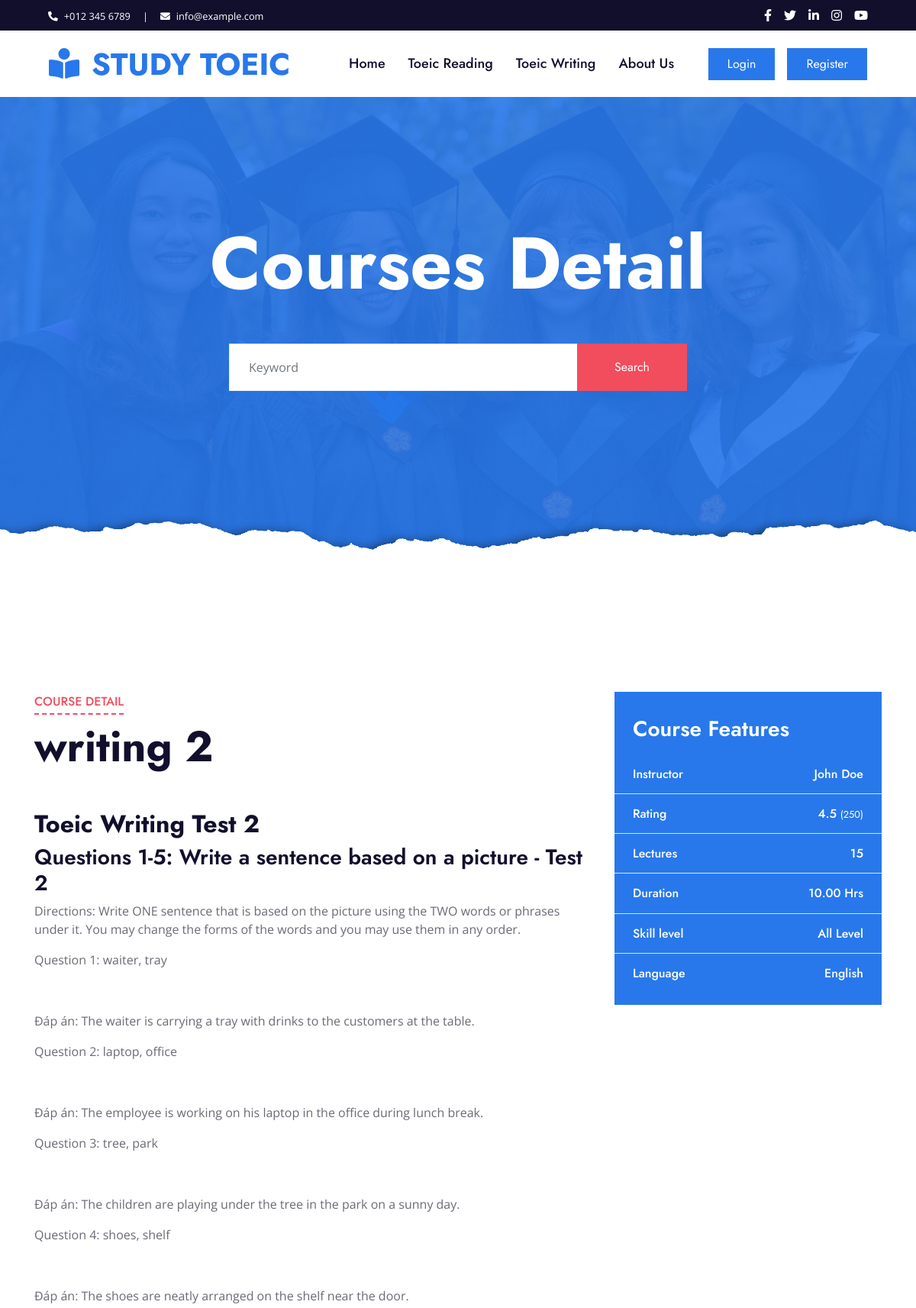
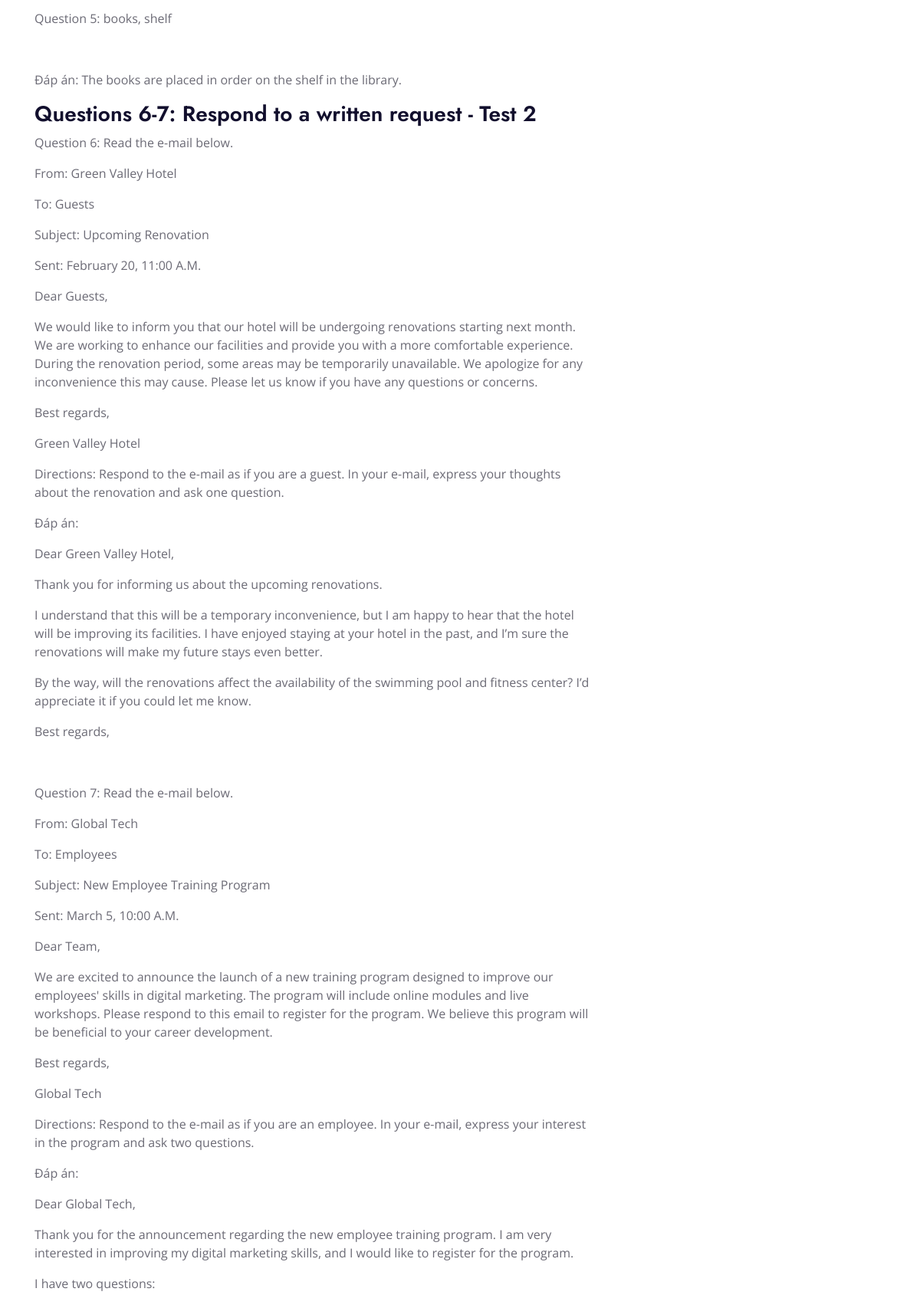
Screenshot of /post_details.php?id=8 (upper part) with the database file from the repository (2 pictures, top to bottom).
### tables this page shows
CREATE TABLE `documents` (
  `id` int NOT NULL AUTO_INCREMENT,
  `category_id` int NOT NULL,
  `name` varchar(500) DEFAULT NULL,
  `content` longtext,
  `file_name` varchar(500) DEFAULT NULL,
  `thumbnail` varchar(500) DEFAULT NULL,
  `created_at` datetime DEFAULT CURRENT_TIMESTAMP,
  PRIMARY KEY (`id`)
);

### db/Database.php (called while the page is built, shortened)
<?php
class Database
{
    public $host = DB_HOST;
    public $user = DB_USER;
    public $pass = DB_PASSWORD;
    public $dbname = DB_NAME;
    public $link;
    private function connectDB(){
        $this->link = new mysqli($this->host, $this->user, $this->pass, $this->dbname);
    }
    public function select($query){
        $result = $this->link->query($query) or die($this->link->error.__LINE__);
        if ($result->num_rows > 0){
            return $result;
        } else{
            return false;
        }
    }
}

### post_details.php (the view, shortened to what this page needs)
<?php include "includes/header.php"?>
<?php
    if (!isset($_GET['id']) || $_GET['id'] == NULL){
        header("location:index.php");
    }else{
        $id = $_GET['id'];
        $query = "SELECT * FROM documents WHERE id = $id";
        $getpost = $db->select($query);
        $post = $getpost->fetch_assoc();
    }
?>
    <div class="container-fluid py-5">
        <div class="container py-5">
            <div class="row">
                <div class="col-lg-8">
                    <div class="mb-5">
                        <div class="section-title position-relative mb-5">
                            <h6 class="d-inline-block position-relative text-secondary text-uppercase pb-2">Course Detail</h6>
                            <h1 class="display-4"><?php echo $post['name'] ?></h1>
                        </div>
                        <?php echo $post['content'] ?>
                    </div>
               </div>
                <div class="col-lg-4 mt-5 mt-lg-0">
                    <div class="bg-primary mb-5 py-3">
                        <h3 class="text-white py-3 px-4 m-0">Course Features</h3>
                        <div class="d-flex justify-content-between border-bottom px-4">
                            <h6 class="text-white my-3">Instructor</h6>
                            <h6 class="text-white my-3">John Doe</h6>
                        </div>
                        <div class="d-flex justify-content-between border-bottom px-4">
                            <h6 class="text-white my-3">Rating</h6>
                            <h6 class="text-white my-3">4.5 <small>(250)</small></h6>
                        </div>
                        <div class="d-flex justify-content-between border-bottom px-4">
                            <h6 class="text-white my-3">Lectures</h6>
                            <h6 class="text-white my-3">15</h6>
                        </div>
                        <div class="d-flex justify-content-between border-bottom px-4">
                            <h6 class="text-white my-3">Duration</h6>
                            <h6 class="text-white my-3">10.00 Hrs</h6>
                        </div>
                        <div class="d-flex justify-content-between border-bottom px-4">
                            <h6 class="text-white my-3">Skill level</h6>
                            <h6 class="text-white my-3">All Level</h6>
                        </div>
                        <div class="d-flex justify-content-between px-4">
                            <h6 class="text-white my-3">Language</h6>
                            <h6 class="text-white my-3">English</h6>
                        </div>
                    </div>
                </div>
            </div>
        </div>
    </div>
<?php include "includes/footer.php"; ?>

### rows the page displays
documents: name "writing 2", content "Toeic Writing Test 2 Questions 1-5: Write a sentence based on a picture - Test 2 Directions: Write ONE sentence that is based on the picture using the TWO words or phrases under it. You may change the forms of the words and you may use them in any order. Question 1: waiter, tray Đáp án: The waiter is carrying a tray with drinks to the customers at the table. Question 2: laptop, office Đáp án: The employee is working on his laptop in the office during lunch break. Question 3: tree, park Đáp án: The children are playing under the tree in the park on a sunny day. Question 4: shoes, shelf Đáp án: The shoes are neatly arranged on the shelf near the door. Question 5: books, shelf Đáp án: The…"

### other values shown
$pageTitle "Courses Detail"
